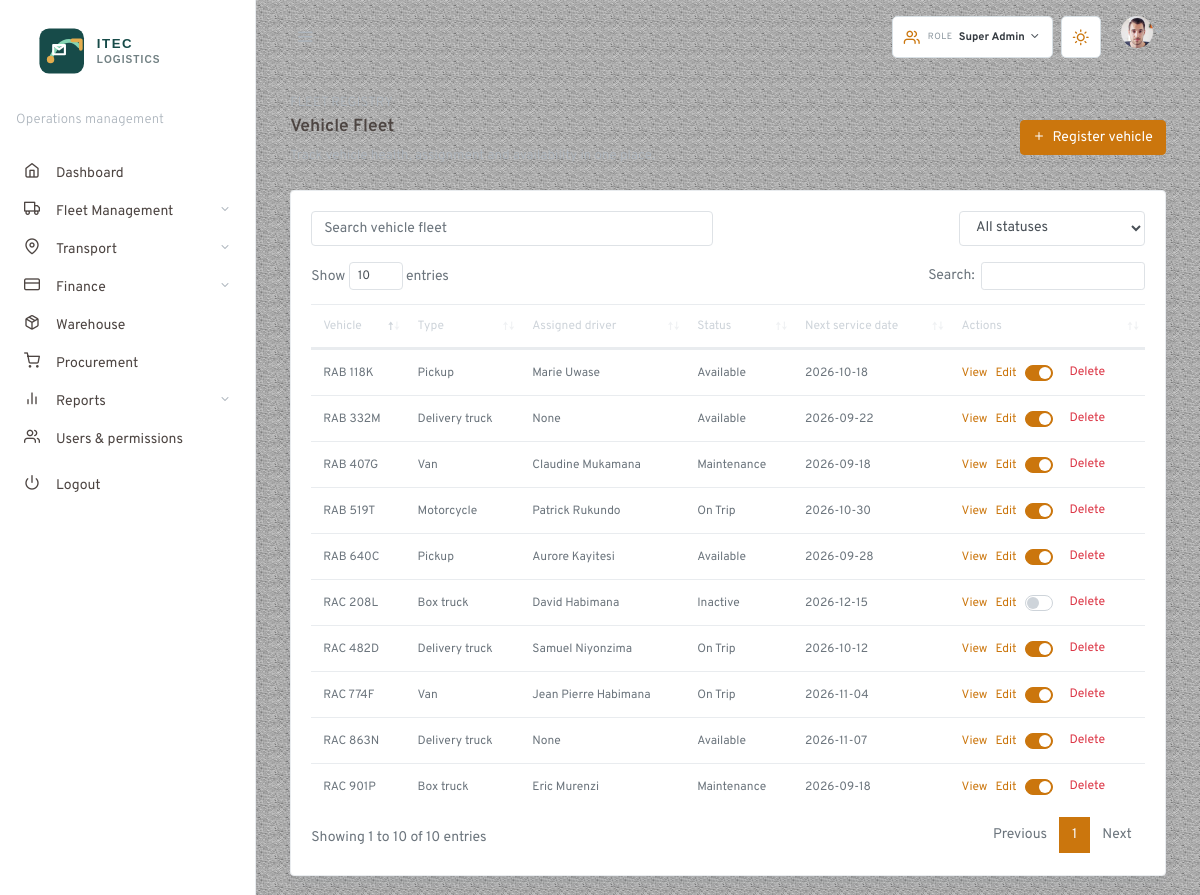
/logistics-mvc/public/?route=vehicles (signed in), run on the app's committed database.
### tables this page shows
CREATE TABLE vehicles (
    id INT UNSIGNED AUTO_INCREMENT PRIMARY KEY,
    plate_number VARCHAR(32) NOT NULL UNIQUE,
    vehicle_type VARCHAR(80) NOT NULL,
    model VARCHAR(80) NULL,
    assigned_driver_id INT UNSIGNED NULL,
    mileage INT UNSIGNED NOT NULL DEFAULT 0,
    status ENUM('available','on_trip','maintenance','inactive') NOT NULL DEFAULT 'available',
    next_service_date DATE NULL,
    created_at TIMESTAMP DEFAULT CURRENT_TIMESTAMP
);

### bootstrap.php (called while the page is built, shortened)
<?php
$config = require __DIR__ . '/config/config.php';
spl_autoload_register(static function (string $class): void {
    $path = __DIR__ . '/app/' . str_replace('\\', '/', $class) . '.php';
});
function config(string $key, mixed $default = null): mixed
{
    global $config;
    $value = $config;
    foreach (explode('.', $key) as $segment) {
        $value = $value[$segment];
    }
    return $value;
}
function view(string $template, array $data = []): void
{
    extract($data, EXTR_SKIP);
    require __DIR__ . '/app/Views/' . $template . '.php';
}

### app/Controllers/LogisticsController.php (called while the page is built, shortened)
<?php
class LogisticsController
{
    public function vehicles(): void { $this->render('vehicles'); }
    private function render(string $key): void
    {
        $action = $_GET['action'] ?? 'index';
        $id = isset($_GET['id']) ? (string) $_GET['id'] : null;
        $module = LogisticsData::module($key);
        $reportType = (string) ($_GET['report_type'] ?? '');
        $record = $id !== null ? LogisticsData::find($key, $id) : null;
        \view('modules/index', [
            'title' => $module['title'],
            'moduleKey' => $key,
            'module' => $module,
            'action' => $action,
            'saved' => ($_GET['saved'] ?? '') === '1',
            'record' => $record,
            'audit' => LogisticsData::auditLog(),
            'error' => $_GET['error'] ?? null,
            'reportType' => $reportType,
        ]);
    }
}

### routes/web.php (called while the page is built, shortened)
<?php
$routes = [
    'home' => ['Controllers\\HomeController', 'index'],
    'login' => ['Controllers\\HomeController', 'login'],
    'logout' => ['Controllers\\HomeController', 'logout'],
    'dashboard' => ['Controllers\\DashboardController', 'index'],
    'vehicles' => ['Controllers\\LogisticsController', 'vehicles'],
    'trips' => ['Controllers\\LogisticsController', 'trips'],
    'drivers' => ['Controllers\\LogisticsController', 'drivers'],
    'maintenance' => ['Controllers\\LogisticsController', 'maintenance'],
    'requests' => ['Controllers\\LogisticsController', 'requests'],
    'fuel' => ['Controllers\\LogisticsController', 'fuel'],
    'expenses' => ['Controllers\\LogisticsController', 'expenses'],
    'warehouse' => ['Controllers\\LogisticsController', 'warehouse'],
    'reports' => ['Controllers\\LogisticsController', 'reports'],
    'deliveries' => ['Controllers\\LogisticsController', 'deliveries'],
    'procurement' => ['Controllers\\LogisticsController', 'procurement'],
    'users' => ['Controllers\\LogisticsController', 'users'],
];
$route = $_GET['route'] ?? 'home';
$route = trim((string) $route, '/');
[$controller, $action] = $routes[$route];
$instance = new $controller();
$instance->{$action}();

### public/index.php (called while the page is built, shortened)
<?php
require dirname(__DIR__) . '/bootstrap.php';
require dirname(__DIR__) . '/routes/web.php';

### app/Models/LogisticsData.php (called while the page is built, shortened)
<?php
final class LogisticsData
{
    private static ?PDO $db = null;
    private static function db(): PDO
    {
        if (self::$db instanceof PDO) {
            return self::$db;
        }
        self::$db = Database::connection();
        return self::$db;
    }
    public static function module(string $key): array
    {
        $module = self::definition($key);
        $module['rows'] = self::rows($key);
        return $module;
    }
    private static function definition(string $key): array
    {
        return $definitions[$key];
    }
    private static function fetchRows(string $sql, callable $map): array
    {
        $statement = self::db()->query($sql);
        return array_map($map, $statement->fetchAll());
    }
    private static function label(?string $value): string
    {
        return ucwords(str_replace('_', ' ', $value));
    }
    private static function formatDate(?string $value): string
    {
        return $value ? date('Y-m-d', strtotime($value)) : '';
    }
}

### config/config.php (called while the page is built, shortened)
<?php
return [
    'app' => [
        'name' => 'ITEC Logistics',
        'base_url' => '/logistics-mvc/public',
    ],
    'db' => [
        'host' => getenv('LOGISTICS_DB_HOST') ?: '127.0.0.1',
        'name' => getenv('LOGISTICS_DB_NAME') ?: 'logistics_mvc',
        'user' => getenv('LOGISTICS_DB_USER') ?: 'root',
        'pass' => getenv('LOGISTICS_DB_PASS') ?: '',
        'charset' => 'utf8mb4',
    ],
];

### app/Core/Database.php (called while the page is built, shortened)
<?php
final class Database
{
    private static ?PDO $connection = null;
    public static function connection(): PDO
    {
        $config = \config('db');
        $dsn = sprintf('mysql:host=%s;dbname=%s;charset=%s', $config['host'], $config['name'], $config['charset']);
        try {
            self::$connection = new PDO($dsn, $config['user'], $config['pass'], [
                PDO::ATTR_ERRMODE => PDO::ERRMODE_EXCEPTION,
                PDO::ATTR_DEFAULT_FETCH_MODE => PDO::FETCH_ASSOC,
                PDO::ATTR_EMULATE_PREPARES => false,
            ]);
        } catch (PDOException $exception) {
            throw new RuntimeException('Logistics database connection failed.', 0, $exception);
        }
        return self::$connection;
    }
}

### app/Views/modules/index.php (the view, shortened to what this page needs)
<?php require __DIR__ . '/../layouts/header.php'; ?>
<div class="container-fluid">
  <div class="row justify-content-center"><div class="col-12">
    <?php if ($action === 'details' && $record): ?>
      <div class="row align-items-center mb-3"><div class="col"><p class="small text-muted text-uppercase mb-1"><?= htmlspecialchars($module['kicker']) ?></p><h2 class="h5 page-title">Record details</h2></div><div class="col-auto"><a class="btn btn-outline-primary" href="<?= $baseUrl ?>/?route=<?= urlencode($moduleKey) ?>">Back to list</a></div></div>
      <div class="card shadow"><div class="card-body"><div class="row"><div class="col-md-8"><h5><?= htmlspecialchars($record[0]) ?></h5><p class="text-muted">Complete record information and operational history.</p><dl class="row mt-4"><?php foreach ($module['columns'] as $index => $column): ?><dt class="col-sm-4 text-muted font-weight-normal"><?= htmlspecialchars($column) ?></dt><dd class="col-sm-8"><?= htmlspecialchars($record[$index] ?? '-') ?></dd><?php endforeach; ?></dl></div><div class="col-md-4"><div class="alert alert-light border"><strong>Available actions</strong><p class="small text-muted mt-2 mb-3">Update this record when the operational workflow changes.</p><a class="btn btn-primary btn-sm" href="<?= $baseUrl ?>/?route=<?= urlencode($moduleKey) ?>&action=edit&id=<?= urlencode($record[0]) ?>">Edit record</a></div></div></div></div></div>
    <?php elseif ($action === 'edit' && $record): ?>
      <?php $formTitle = 'Edit ' . $record[0]; $formAction = $baseUrl . '/?route=' . urlencode($moduleKey) . '&action=edit&id=' . urlencode($record[0]); ?>
      <?php require __DIR__ . '/form.php'; ?>
    <?php elseif ($action === 'create'): ?>
      <?php $formTitle = $module['button']; $formAction = $baseUrl . '/?route=' . urlencode($moduleKey) . '&action=create'; $record = array_fill(0, count($module['columns']), ''); ?>
      <?php require __DIR__ . '/form.php'; ?>
    <?php else: ?>
      <div class="row align-items-center mb-2"><div class="col"><p class="small text-muted text-uppercase mb-1"><?= htmlspecialchars($module['kicker']) ?></p><h2 class="h5 page-title"><?= htmlspecialchars($module['title']) ?></h2><p class="text-muted small"><?= htmlspecialchars($module['description']) ?></p></div><div class="col-auto"><a class="btn btn-primary" href="<?= $baseUrl ?>/?route=<?= urlencode($moduleKey) ?>&action=create"><i class="fe fe-plus fe-12 mr-1"></i> <?= htmlspecialchars($module['button']) ?></a></div></div>
      <div class="card shadow"><div class="card-body"><div class="row mb-3"><div class="col-md-6"><input class="form-control module-search" placeholder="Search <?= strtolower(htmlspecialchars($module['title'])) ?>"></div><div class="col-md-3 ml-auto"><select class="form-control module-status-filter"><option value="">All statuses</option></select></div></div><table class="table table-hover logistics-data-table" style="font-size:12px"><thead><tr><?php foreach ($module['columns'] as $column): ?><th><?= htmlspecialchars($column) ?></th><?php endforeach; ?><th>Actions</th></tr></thead><tbody><?php foreach ($module['rows'] as $row): ?><tr><?php foreach ($row as $cell): ?><td><?= htmlspecialchars($cell) ?></td><?php endforeach; ?><td class="text-nowrap"><a href="<?= $baseUrl ?>/?route=<?= urlencode($moduleKey) ?>&action=details&id=<?= urlencode($row[0]) ?>" class="text-primary mr-2">View</a><a href="<?= $baseUrl ?>/?route=<?= urlencode($moduleKey) ?>&action=edit&id=<?= urlencode($row[0]) ?>" class="text-primary mr-2">Edit</a><?php if (in_array('Status', $module['columns'], true)): ?><form method="post" action="<?= $baseUrl ?>/?route=<?= urlencode($moduleKey) ?>&action=toggle&id=<?= urlencode($row[0]) ?>" class="d-inline switch-form"><div class="custom-control custom-switch d-inline-block mr-2 align-middle"></div></form><?php endif; ?><form method="post" action="<?= $baseUrl ?>/?route=<?= urlencode($moduleKey) ?>&action=delete&id=<?= urlencode($row[0]) ?>" class="d-inline delete-form"><button class="btn btn-link btn-sm text-danger p-0" type="submit">Delete</button></form></td></tr><?php endforeach; ?></tbody></table></div></div>
    <?php endif; ?>
  </div></div>
</div>
<?php require __DIR__ . '/../layouts/footer.php'; ?>

### public/assets/css/feather.css (style rules this page uses)
.fe { font-family: "feather" !important; speak: none; font-style: normal; font-weight: normal; font-variant: normal; text-transform: none; line-height: 1; -webkit-font-smoothing: antialiased; -moz-osx-font-smoothing: grayscale; }
.fe-12 { font-size: 12px; }
.fe-plus:before { content: ""; }

### public/assets/css/logistics.css (style rules this page uses)
.logistics-data-table td,.logistics-data-table th { vertical-align:middle }

### data on the page
vehicles: plate_number "RAC 482D", vehicle_type "Delivery truck", cell "Samuel Niyonzima", cell "On Trip", next_service_date "2026-10-12"
vehicles: plate_number "RAB 118K", vehicle_type "Pickup", cell "Marie Uwase", cell "Available", next_service_date "2026-10-18"
vehicles: plate_number "RAC 901P", vehicle_type "Box truck", cell "Eric Murenzi", cell "Maintenance", next_service_date "2026-09-18"
vehicles: plate_number "RAB 332M", vehicle_type "Delivery truck", cell "None", cell "Available", next_service_date "2026-09-22"
vehicles: plate_number "RAC 774F", vehicle_type "Van", cell "Jean Pierre Habimana", cell "On Trip", next_service_date "2026-11-04"
vehicles: plate_number "RAB 640C", vehicle_type "Pickup", cell "Aurore Kayitesi", cell "Available", next_service_date "2026-09-28"
vehicles: plate_number "RAC 208L", vehicle_type "Box truck", cell "David Habimana", cell "Inactive", next_service_date "2026-12-15"
vehicles: plate_number "RAB 519T", vehicle_type "Motorcycle", cell "Patrick Rukundo", cell "On Trip", next_service_date "2026-10-30"
vehicles: plate_number "RAC 863N", vehicle_type "Delivery truck", cell "None", cell "Available", next_service_date "2026-11-07"
vehicles: plate_number "RAB 407G", vehicle_type "Van", cell "Claudine Mukamana", cell "Maintenance", next_service_date "2026-09-18"

### other printed values
role_label() "Super Admin"
$module['kicker'] "FLEET REGISTRY"
$module['title'] "Vehicle Fleet"
$module['description'] "Track vehicle health, assignment and availability in one place."
$module['button'] "Register vehicle"
$column "Vehicle"
$column "Type"
$column "Assigned driver"
$column "Status"
$column "Next service date"
